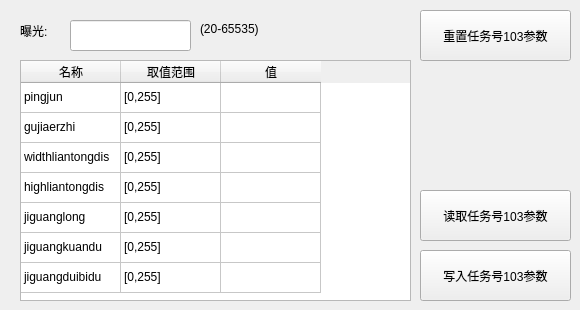
   <widget class="QWidget" name="tab_5">
    <attribute name="title">
     <string>页</string>
    </attribute>
    <widget class="QPushButton" name="writeTab5Btn">
     <property name="geometry">
      <rect>
       <x>420</x>
       <y>250</y>
       <width>151</width>
       <height>51</height>
      </rect>
     </property>
     <property name="text">
      <string>写入任务号103参数</string>
     </property>
    </widget>
    <widget class="QLabel" name="label_32">
     <property name="geometry">
      <rect>
       <x>200</x>
       <y>20</y>
       <width>81</width>
       <height>17</height>
      </rect>
     </property>
     <property name="text">
      <string>(20-65535)</string>
     </property>
    </widget>
    <widget class="QLabel" name="tab2label_7">
     <property name="geometry">
      <rect>
       <x>20</x>
       <y>20</y>
       <width>41</width>
       <height>21</height>
      </rect>
     </property>
     <property name="text">
      <string>曝光:</string>
     </property>
    </widget>
    <widget class="QTableWidget" name="tab5tableWidget">
     <property name="geometry">
      <rect>
       <x>20</x>
       <y>60</y>
       <width>391</width>
       <height>241</height>
      </rect>
     </property>
     <attribute name="verticalHeaderVisible">
      <bool>false</bool>
     </attribute>
     <row>
      <property name="text">
       <string>1</string>
      </property>
     </row>
     <row>
      <property name="text">
       <string>2</string>
      </property>
     </row>
     <row>
      <property name="text">
       <string>3</string>
      </property>
     </row>
     <row>
      <property name="text">
       <string>4</string>
      </property>
     </row>
     <row>
      <property name="text">
       <string>5</string>
      </property>
     </row>
     <row>
      <property name="text">
       <string>6</string>
      </property>
     </row>
     <row>
      <property name="text">
       <string>7</string>
      </property>
     </row>
     <column>
      <property name="text">
       <string>名称</string>
      </property>
     </column>
     <column>
      <property name="text">
       <string>取值范围</string>
      </property>
     </column>
     <column>
      <property name="text">
       <string>值</string>
      </property>
     </column>
     <item row="0" column="0">
      <property name="text">
       <string>pingjun</string>
      </property>
     </item>
     <item row="0" column="1">
      <property name="text">
       <string>[0,255]</string>
      </property>
     </item>
     <item row="0" column="2">
      <property name="text">
       <string/>
      </property>
     </item>
     <item row="1" column="0">
      <property name="text">
       <string>gujiaerzhi</string>
      </property>
     </item>
     <item row="1" column="1">
      <property name="text">
       <string>[0,255]</string>
      </property>
     </item>
     <item row="1" column="2">
      <property name="text">
       <string/>
      </property>
     </item>
     <item row="2" column="0">
      <property name="text">
       <string>widthliantongdis</string>
      </property>
     </item>
     <item row="2" column="1">
      <property name="text">
       <string>[0,255]</string>
      </property>
     </item>
     <item row="2" column="2">
      <property name="text">
       <string/>
      </property>
     </item>
     <item row="3" column="0">
      <property name="text">
       <string>highliantongdis</string>
      </property>
     </item>
     <item row="3" column="1">
      <property name="text">
       <string>[0,255]</string>
      </property>
     </item>
     <item row="3" column="2">
      <property name="text">
       <string/>
      </property>
     </item>
     <item row="4" column="0">
      <property name="text">
       <string>jiguanglong</string>
      </property>
     </item>
     <item row="4" column="1">
      <property name="text">
       <string>[0,255]</string>
      </property>
     </item>
     <item row="4" column="2">
      <property name="text">
       <string/>
      </property>
     </item>
     <item row="5" column="0">
      <property name="text">
       <string>jiguangkuandu</string>
      </property>
     </item>
     <item row="5" column="1">
      <property name="text">
       <string>[0,255]</string>
      </property>
     </item>
     <item row="5" column="2">
      <property name="text">
       <string/>
      </property>
     </item>
     <item row="6" column="0">
      <property name="text">
       <string>jiguangduibidu</string>
      </property>
     </item>
     <item row="6" column="1">
      <property name="text">
       <string>[0,255]</string>
      </property>
     </item>
     <item row="6" column="2">
      <property name="text">
       <string/>
      </property>
     </item>
    </widget>
    <widget class="QLineEdit" name="alg103_threshold">
     <property name="geometry">
      <rect>
       <x>70</x>
       <y>20</y>
       <width>121</width>
       <height>31</height>
      </rect>
     </property>
    </widget>
    <widget class="QPushButton" name="readTab5Btn">
     <property name="geometry">
      <rect>
       <x>420</x>
       <y>190</y>
       <width>151</width>
       <height>51</height>
      </rect>
     </property>
     <property name="text">
      <string>读取任务号103参数</string>
     </property>
    </widget>
    <widget class="QPushButton" name="initTab5Btn">
     <property name="geometry">
      <rect>
       <x>420</x>
       <y>10</y>
       <width>151</width>
       <height>51</height>
      </rect>
     </property>
     <property name="text">
      <string>重置任务号103参数</string>
     </property>
    </widget>
   </widget>
